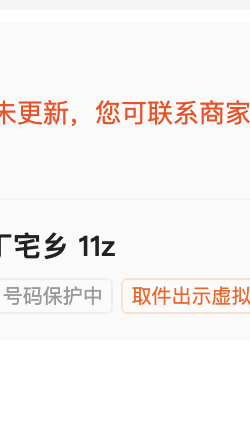
#> input picture asset/images_noise_1x/train/class1/crop_001.png, 250 x 444 px
$ python generate_training_images.py --source_image ../asset/images_noise_1x/train/class1/crop_001.png
#> lines starting #> are read from the running program, lines starting #| are printed output that depends on the picture
#!/usr/bin/env python3
"""
生成训练图片集脚本
基于现有图片生成随机涂鸦图片
"""

import os
import sys
import random
import argparse

try:
    from PIL import Image, ImageDraw, ImageFilter
except ImportError:
    print("错误: 需要安装 Pillow 库")
    print("请运行: pip install Pillow")
    sys.exit(1)

def random_scribble(img):
    """
    在图片上随机涂鸦
    添加随机线条、形状等
    """
    img_copy = img.copy()
    draw = ImageDraw.Draw(img_copy)
    width, height = img_copy.size

    # 随机生成多条涂鸦线条
    num_lines = random.randint(5, 20)
    for _ in range(num_lines):
        # 随机颜色（可以是任意颜色）
        color = (
            random.randint(0, 255),
            random.randint(0, 255),
            random.randint(0, 255)
        )

        # 随机线条宽度
        line_width = random.randint(1, 5)

        # 随机起点和终点
        x1 = random.randint(0, width)
        y1 = random.randint(0, height)
        x2 = random.randint(0, width)
        y2 = random.randint(0, height)

        draw.line([(x1, y1), (x2, y2)], fill=color, width=line_width)

    # 随机添加一些圆形或矩形
    num_shapes = random.randint(3, 10)
    for _ in range(num_shapes):
        color = (
            random.randint(0, 255),
            random.randint(0, 255),
            random.randint(0, 255)
        )

        shape_type = random.choice(['circle', 'rectangle'])
        if shape_type == 'circle':
            center_x = random.randint(0, width)
            center_y = random.randint(0, height)
            radius = random.randint(5, min(width, height) // 10)
            bbox = (center_x - radius, center_y - radius,
                   center_x + radius, center_y + radius)
            draw.ellipse(bbox, fill=color, outline=color)
        else:
            x1 = random.randint(0, width)
            y1 = random.randint(0, height)
            x2 = random.randint(0, width)
            y2 = random.randint(0, height)
            # 确保矩形坐标顺序正确（左上角到右下角）
            x_min, x_max = min(x1, x2), max(x1, x2)
            y_min, y_max = min(y1, y2), max(y1, y2)
            draw.rectangle([x_min, y_min, x_max, y_max], fill=color, outline=color)

    return img_copy

def main():
    parser = argparse.ArgumentParser(description="生成训练图片集")
    parser.add_argument("--source_image", type=str,
                       default="./asset/images_noise_1x/train/class1/train_image1.png",
                       help="源图片路径")
    parser.add_argument("--output_dir", type=str,
                       default="./asset/images_noise_1x/train/class1",
                       help="输出目录")
    parser.add_argument("--num_scribble", type=int, default=100,
                       help="生成的随机涂鸦图片数量")
    parser.add_argument("--seed", type=int, default=42,
                       help="随机种子")
    args = parser.parse_args()

    # 设置随机种子
    random.seed(args.seed)

    # 检查源图片是否存在
    if not os.path.exists(args.source_image):
        print(f"错误: 源图片不存在: {args.source_image}")
        sys.exit(1)

    # 创建输出目录
    os.makedirs(args.output_dir, exist_ok=True)

    # 读取源图片
    print(f"读取源图片: {args.source_image}")
    try:
        source_img = Image.open(args.source_image).convert("RGB")
#> source_img is the input picture: PIL image 250x444 RGB; mean R, G, B 248.3, 244.3, 243
        print(f"源图片尺寸: {source_img.size}")
#| 源图片尺寸: (250, 444)
    except Exception as e:
        print(f"错误: 无法读取源图片: {e}")
        sys.exit(1)

    # 生成随机涂鸦图片
    print(f"\n生成 {args.num_scribble} 张随机涂鸦图片...")
    for i in range(args.num_scribble):
        scribbled = random_scribble(source_img)
        output_path = os.path.join(args.output_dir, f"scribble_{i+1:03d}.png")
        scribbled.save(output_path)
        if (i + 1) % 10 == 0:
            print(f"  已生成 {i + 1}/{args.num_scribble} 张")
#> this loop made 100 passes
#> pass 1, in main, `scribbled = random_scribble(source_img)`:
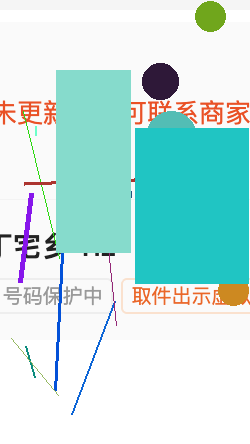
#> scribbled: PIL image 250x444 RGB; mean R, G, B 193.5, 228.1, 225.1
#> pass 2, in main, `scribbled = random_scribble(source_img)`:
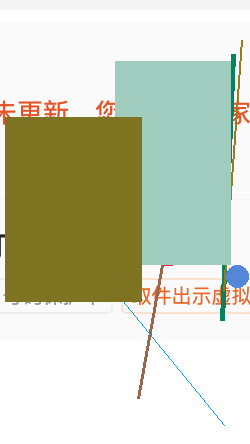
#> scribbled: PIL image 250x444 RGB; mean R, G, B 203.6, 207.9, 185.7
#> pass 3, in main, `scribbled = random_scribble(source_img)`:
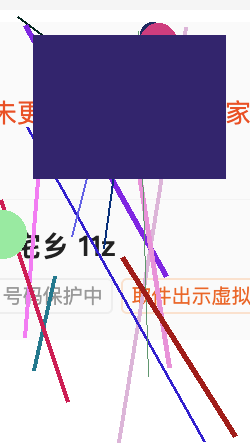
#> scribbled: PIL image 250x444 RGB; mean R, G, B 192.8, 183.8, 204.8
#> after the loop:
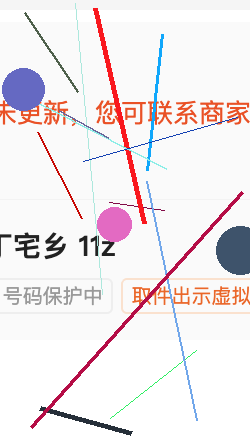
#> scribbled: PIL image 250x444 RGB; mean R, G, B 239.5, 232.3, 234.5

    print(f"\n完成! 所有图片已保存到: {args.output_dir}")
#| 完成! 所有图片已保存到: ./asset/images_noise_1x/train/class1
    print(f"  - 随机涂鸦图片: {args.num_scribble} 张")

if __name__ == "__main__":
    main()

$ run again, on asset/images_noise_1x/train/class1/crop_005.png
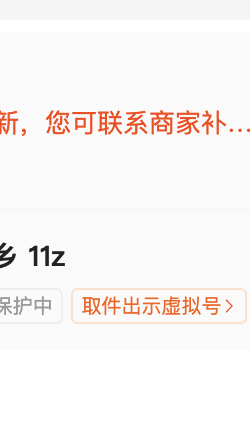
#> input picture asset/images_noise_1x/train/class1/crop_005.png, 250 x 444 px
#> in main, source_img is the input picture: PIL image 250x444 RGB; mean R, G, B 249.3, 245.4, 244.1
#| 源图片尺寸: (250, 444)
#> the loop in main, `for i in range(args.num_scribble):` made 100 passes
#> pass 1, in main, `scribbled = random_scribble(source_img)`:
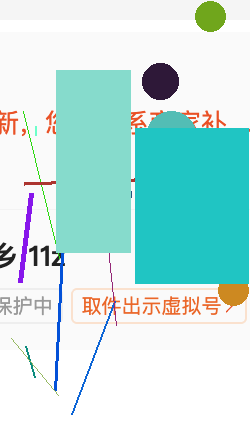
#> scribbled: PIL image 250x444 RGB; mean R, G, B 193.8, 229, 226.1
#> after the loop in main, `for i in range(args.num_scribble):`:
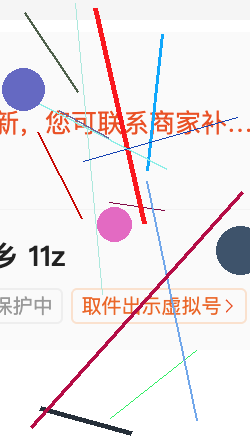
#> scribbled: PIL image 250x444 RGB; mean R, G, B 240.4, 233.2, 235.4
#| 完成! 所有图片已保存到: ./asset/images_noise_1x/train/class1

$ run again, on asset/images_noise_1x/train/class1/crop_008.png
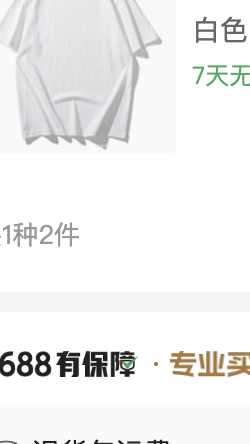
#> input picture asset/images_noise_1x/train/class1/crop_008.png, 250 x 444 px
#> in main, source_img is the input picture: PIL image 250x444 RGB; mean R, G, B 240.6, 240.5, 240.1
#| 源图片尺寸: (250, 444)
#> the loop in main, `for i in range(args.num_scribble):` made 100 passes
#> pass 1, in main, `scribbled = random_scribble(source_img)`:
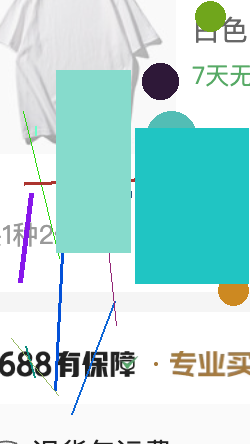
#> scribbled: PIL image 250x444 RGB; mean R, G, B 186.2, 223.5, 220.9
#> after the loop in main, `for i in range(args.num_scribble):`:
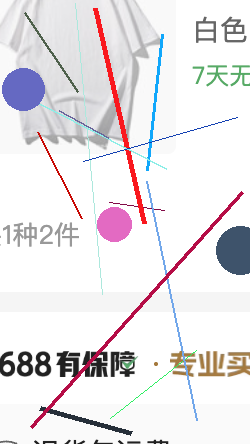
#> scribbled: PIL image 250x444 RGB; mean R, G, B 232.3, 228.6, 231.7
#| 完成! 所有图片已保存到: ./asset/images_noise_1x/train/class1

$ run again, on asset/images_noise_1x/train/class1/crop_010.png
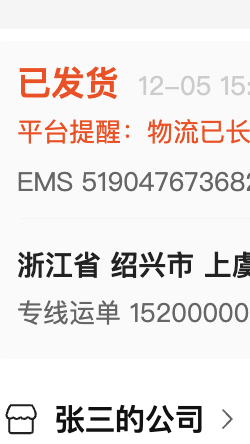
#> input picture asset/images_noise_1x/train/class1/crop_010.png, 250 x 444 px
#> in main, source_img is the input picture: PIL image 250x444 RGB; mean R, G, B 236.9, 232.4, 231.1
#| 源图片尺寸: (250, 444)
#> the loop in main, `for i in range(args.num_scribble):` made 100 passes
#> pass 1, in main, `scribbled = random_scribble(source_img)`:
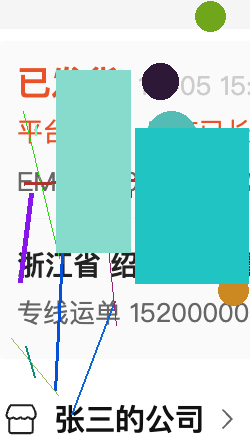
#> scribbled: PIL image 250x444 RGB; mean R, G, B 185.7, 221.9, 219.6
#> after the loop in main, `for i in range(args.num_scribble):`:
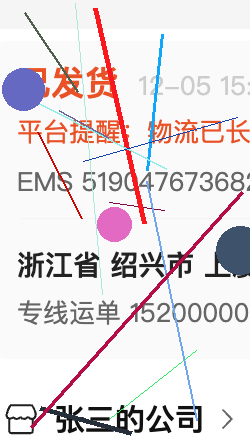
#> scribbled: PIL image 250x444 RGB; mean R, G, B 229.2, 221.9, 224.3
#| 完成! 所有图片已保存到: ./asset/images_noise_1x/train/class1
